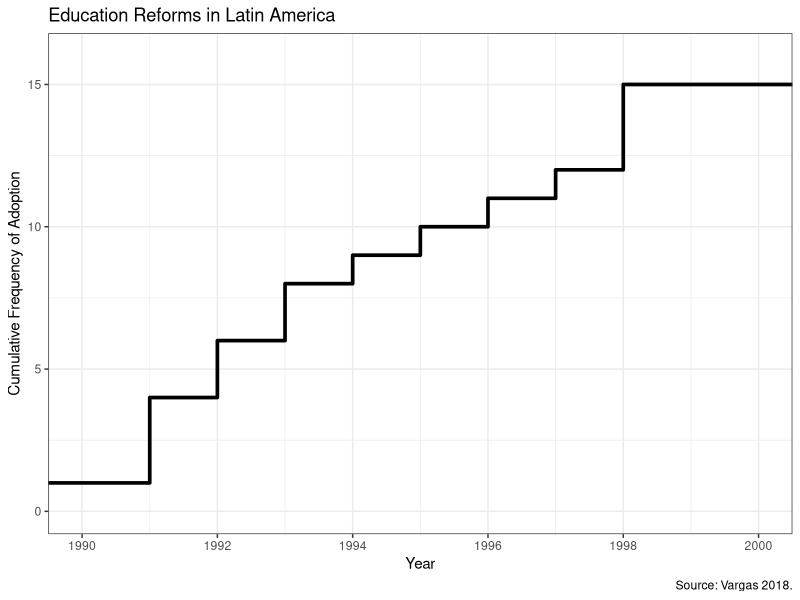

Source code (R): (Note: this script raises an error after producing the figure.)
## ---- chunk 1

# Load data
sum_name<-read.csv("data/decentral_sum.csv")

library(tidyverse)
fig1<-ggplot(sum_name, aes(x=year, y=decentralized_countries))+
            geom_step(size = 1.25) +
            theme_bw() +
            labs(y="Cumulative Frequency of Adoption",
                 x="Year",
                 caption = "Source: Vargas 2018.",
                 title = "Education Reforms in Latin America") +
            scale_x_continuous(breaks = seq(1990,2000,2)) +
            coord_cartesian(xlim=c(1990,2000))
## ---- chunk 2
fig1
## ---- chunk 3

library(gridExtra)

decentral<-read.csv("data/TRV_decentralization.csv")
qog_full<-read_csv("data/qog_std_ts_jan19.csv")
qog<-subset(qog_full, ht_region==2, select=c("cname", "year", "ccodecow", "ccodealp",
                           "wdi_expedu", "bmr_dem", "p_polity2", "wdi_pop14",
                           "gle_cgdpc","gle_trade", "wdi_expeduge", "wdi_expedup",
                           "wdi_expedus", "ht_region",
                           "wdi_expedut", "wdi_expstup", "wdi_expstus", "wdi_expstut",
                           "bl_lpmf" , "wdi_popurb", "wdi_debt", "bl_asymf", "wdi_gerp",
                           "wdi_nerp", "wdi_nerpf", "wdi_gerpf"))

qog <- qog %>% rename("cowcode" = "ccodecow" ) 

#Merge QoG data with my data
data<-merge(decentral,qog, by=c("cowcode", "year"))

#Draw Performance Data
f3a<-ggplot(data, aes(x=year, y=wdi_gerp)) +
            geom_smooth(color="black", size=2) +
            geom_jitter(alpha = 0.2) +
            theme_bw() +
              labs(y="Primary (% Gross)",
                 x="Year",
                 caption = "Source: UNESCO 2018.",
                 title = "Enrollment Rates") +
            coord_cartesian(xlim = c(1970,2010), ylim = c(45,120), expand = TRUE,
                        default = FALSE, clip = "on") +
            scale_x_continuous(breaks = seq(1970, 2010, by = 10))

f3b<-ggplot(data, aes(x=year, y=wdi_nerp)) +
            geom_smooth(color="black", size=2) +
            geom_jitter(alpha = 0.2) +
            theme_bw() +
              labs(y="Primary (% Gross)",
                 x="Year",
                 caption = "Source: UNESCO 2018.",
                 title = "Completion Rates") +
            coord_cartesian(xlim = c(1970,2010), ylim = c(45,120), expand = TRUE,
                        default = FALSE, clip = "on") +
            scale_x_continuous(breaks = seq(1970, 2010, by = 10))

## ---- chunk 4
fig2<-grid.arrange(f3a,f3b, ncol=2)
